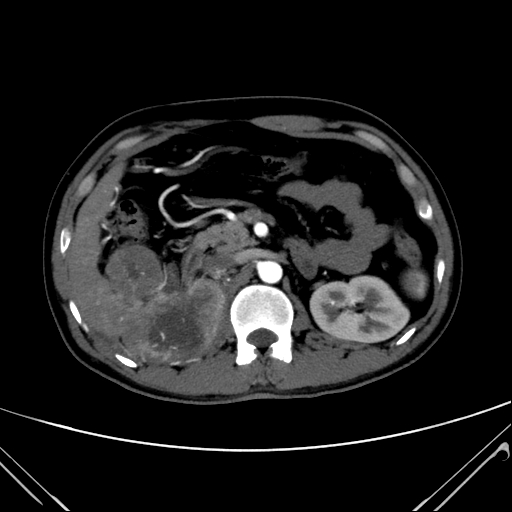
#> input picture uploads/20250602214100_cancer_3.jpg, 512 x 512 px, found by its file name
$ jupyter execute --allow-errors kidney_Cancer_Detection.ipynb   (shell and % lines are left out)
#> lines starting #> are read from the running program, lines starting #| are printed output that depends on the picture; after the words box and inside, x2 and y2 are one past the last pixel; in counts of white or black regions, pixels touching at a corner belong together; pictures that were not available may be replaced by others from this repository, and a replacement may not be noted
#> (a cell that did not finish here is left out)

[cell 2]
import os
import matplotlib.pyplot as plt
import matplotlib.image as mpimg
import random

# Define dataset paths
dataset_path = r"C:\Users\pc\Downloads\kidney-cancer\kidney-Mri\Dataset"
cancer_path = os.path.join(dataset_path, 'Cancer')
normal_path = os.path.join(dataset_path, 'Normal')

# Check if folders exist
if not os.path.exists(cancer_path) or not os.path.exists(normal_path):
    print("Error: One or both dataset folders do not exist.")
else:
    # Get unique images from each folder
    cancer_files = list(set(os.listdir(cancer_path)))  # Remove duplicates
    normal_files = list(set(os.listdir(normal_path)))  # Remove duplicates

    # Shuffle to pick random different images
    random.shuffle(cancer_files)
    random.shuffle(normal_files)

    # Select up to 4 unique images
    cancer_images = cancer_files[:4] if len(cancer_files) >= 4 else cancer_files
    normal_images = normal_files[:4] if len(normal_files) >= 4 else normal_files

    # Convert filenames to full file paths
    cancer_images = [os.path.join(cancer_path, img) for img in cancer_images]
    normal_images = [os.path.join(normal_path, img) for img in normal_images]

    # Function to display images
    # [17 lines left out: function display_images, not called in this run]

    # Display images
    display_images(normal_images, "Normal (No Cancer) Images")
    display_images(cancer_images, "Cancer Images")

    # Print total count of images
    print(f"Total 'Normal (No Cancer)' images: {len(normal_files)}")
    print(f"Total 'Cancer' images: {len(cancer_files)}")

[cell 3]
import os
import matplotlib.pyplot as plt

# Define dataset paths
no_path = r"C:\Users\pc\Downloads\kidney-cancer\kidney-Mri\Dataset\Normal"
yes_path = r"C:\Users\pc\Downloads\kidney-cancer\kidney-Mri\Dataset\Cancer"

# Count total images in each category
no_count = len(os.listdir(no_path))
yes_count = len(os.listdir(yes_path))

# Labels and sizes for the pie chart
labels = ['Normal or no cancer ', 'Cancer']
sizes = [no_count, yes_count]
colors = ['lightblue', 'lightcoral']
explode = (0.1, 0)  # Highlight the 'No Cancer' category

# Create pie chart
plt.figure(figsize=(4, 4))
plt.pie(sizes, labels=labels, autopct='%1.1f%%', colors=colors, explode=explode, shadow=True, startangle=140)
plt.title("Kidney Cancer Dataset Distribution")

# Show the chart
plt.show()
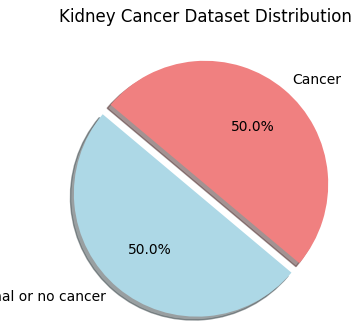
#> figure drawn by matplotlib, 1 panel
#> in load_data, image is the input picture: shape (512, 512, 3); min 0, max 255, mean 28.9

[cell 4]
# [55 lines left out: function crop_kidney_contour, not called in this run]

[cell 5]
image_path = r"C:\Users\pc\Downloads\kidney-cancer\kidney-Mri\Dataset\Cancer\Cancer (1).jpg"

#> (the rest of this cell did not finish here and is left out)

[cell 6]
import cv2
import numpy as np
from os import listdir
import os
from sklearn.utils import shuffle

def crop_kidney_contour(image, plot=False):
#> called with plot = False
    import matplotlib.pyplot as plt

    gray = cv2.cvtColor(image, cv2.COLOR_BGR2GRAY)
    blurred = cv2.GaussianBlur(gray, (5, 5), 0)
    _, thresh = cv2.threshold(blurred, 45, 255, cv2.THRESH_BINARY)
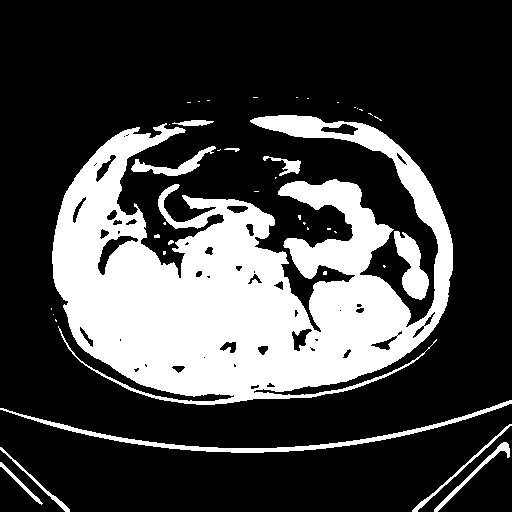
#> thresh: shape (512, 512); 26.3% white; 41 white regions (28 under 20 px), largest, box (x1, y1, x2, y2) and area: (52, 115, 453, 405) 62748, (0, 400, 512, 453) 2230, (394, 231, 429, 300) 1273

    kernel = np.ones((5, 5), np.uint8)
    thresh = cv2.erode(thresh, kernel, iterations=2)
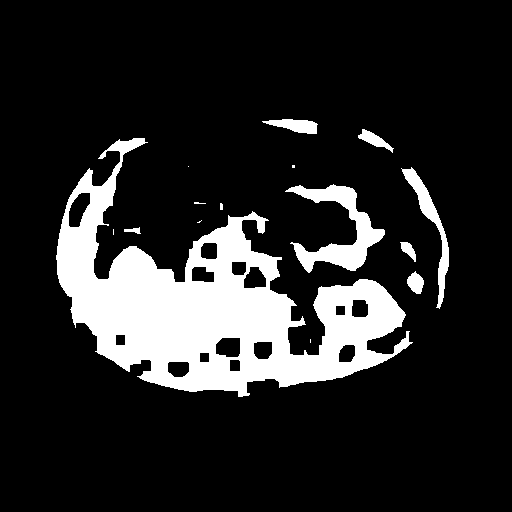
#> thresh: shape (512, 512); 15.4% white; 15 white regions (6 under 20 px), largest, box (x1, y1, x2, y2) and area: (56, 138, 413, 397) 34589, (285, 184, 385, 273) 3033, (401, 167, 449, 309) 1288
    thresh = cv2.dilate(thresh, kernel, iterations=2)
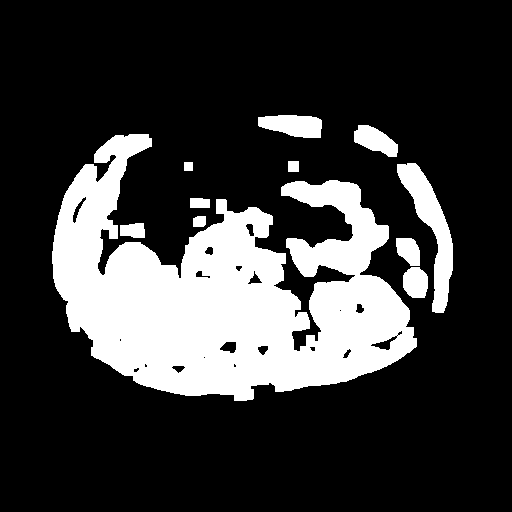
#> thresh: shape (512, 512); 22.5% white; 11 white regions

    contours, _ = cv2.findContours(thresh.copy(), cv2.RETR_EXTERNAL, cv2.CHAIN_APPROX_SIMPLE)
#> contours = 11 contours; largest, box (x1, y1, x2, y2) and area: (52, 134, 417, 401) 51895, (397, 163, 453, 313) 2771, (258, 115, 322, 138) 1061, (354, 125, 398, 157) 796, (403, 267, 428, 298) 601

    if len(contours) == 0:
        return image

    c = max(contours, key=cv2.contourArea)
#> c = contour of 846 points, box (x1, y1, x2, y2) (52, 134, 417, 401), area 51895
    x, y, w, h = cv2.boundingRect(c)
#> x = 52; y = 134; w = 365; h = 267
    cropped = image[y:y+h, x:x+w]
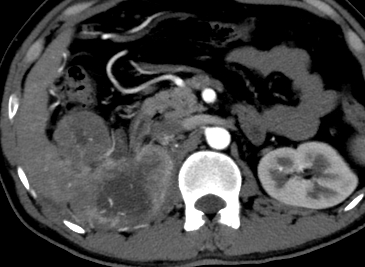
#> cropped: shape (267, 365, 3); min 0, max 255, mean 67.2

    if plot:
        plt.subplot(1, 2, 1)
        plt.imshow(cv2.cvtColor(image, cv2.COLOR_BGR2RGB))
        plt.title("Original")
        plt.subplot(1, 2, 2)
        plt.imshow(cv2.cvtColor(cropped, cv2.COLOR_BGR2RGB))
        plt.title("Cropped")
        plt.show()

    return cropped

# [33 lines left out: function load_data, not called in this run]

[cell 7]
def load_data(dir_list, image_size):
    """
    Read images, resize, and normalize them.
    Arguments:
        dir_list: list of strings representing file directories.
    Returns:
        X: A numpy array with shape = (#_examples, image_width, image_height, #_channels)
        y: A numpy array with shape = (#_examples, 1)
    """

    X = []
    y = []
    image_width, image_height = image_size

    for directory in dir_list:
        label = 1 if 'Cancer' in directory.split("\\")[-1] else 0  # Explicitly check folder name

        for filename in listdir(directory):
            image_path = directory + '\\' + filename
            image = cv2.imread(image_path)

            if image is None:
                continue

            # Crop kidney region
            image = crop_kidney_contour(image, plot=False)

            # Resize and normalize
            image = cv2.resize(image, dsize=(image_width, image_height), interpolation=cv2.INTER_AREA)
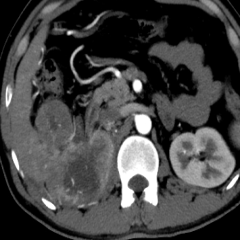
#> image: shape (240, 240, 3); min 0, max 255, mean 67.2
            image = image / 255.

            X.append(image)
            y.append([label])  # Use label based on folder name

    # Convert to numpy arrays (with memory efficiency)
    X = np.array(X, dtype=np.float32)
    y = np.array(y)

    X, y = shuffle(X, y)
#> y = [0, 1]

    print(f'Number of examples is: {len(X)}')
#| Number of examples is: 2
    print(f'X shape is: {X.shape}')
#| X shape is: (2, 240, 240, 3)
    print(f'y shape is: {y.shape}')
#| y shape is: (2, 1)

    return X, y

[cell 8]
augmented_cancer = r"C:\Users\pc\Downloads\kidney-cancer\kidney-Mri\Dataset\Cancer"
augmented_normal = r"C:\Users\pc\Downloads\kidney-cancer\kidney-Mri\Dataset\Normal"

IMG_WIDTH, IMG_HEIGHT = (240, 240)

X, y = load_data([augmented_cancer, augmented_normal], (IMG_WIDTH, IMG_HEIGHT))
#> y = [0, 1]

[cell 9]
import matplotlib.pyplot as plt
import numpy as np

def plot_sample_images(X, y, n=50):
    """
    Plots n sample images for both values of y (labels).
    Arguments:
        X: A numpy array with shape = (#_examples, image_width, image_height, #_channels)
        y: A numpy array with shape = (#_examples, 1)
    """
#> called with X = array of shape (2, 240, 240, 3), y = array of shape (2, 1), n = 30
    for label in [0, 1]:
        indices = np.argwhere(y == label).flatten()  # ✅ flatten avoids extra dimension
        selected_indices = indices[:n]
        n_images = X[selected_indices]

        columns_n = 10
        rows_n = int(np.ceil(n / columns_n))

        plt.figure(figsize=(20, 5))
        for i, img in enumerate(n_images):
            plt.subplot(rows_n, columns_n, i + 1)
            plt.imshow(img)
            plt.axis('off')

        label_str = "Cancer" if label == 1 else " ( Normal: No Cancer)"
        plt.suptitle(f"kidney Cancer: {label_str}")
        plt.tight_layout()
        plt.show()
#> this loop made 2 passes
#> selected_indices on passes 1 to 2: [0, 0], [1, 0]
#> pass 1, in plot_sample_images, `plt.show()`:
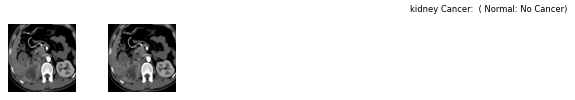
#> figure drawn by matplotlib, 2 panels
#> pass 2, in plot_sample_images, `plt.show()`:
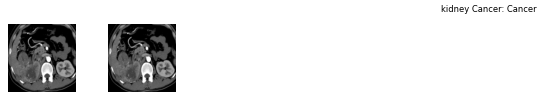
#> figure drawn by matplotlib, 2 panels

[cell 10]
plot_sample_images(X, y, n=30)  # you can reduce n to save memory

[cell 11]
from sklearn.model_selection import train_test_split

def split_data(X, y, test_size=0.2):

    """
    Splits data into training, validation, and test sets.
    """
#> called with X = array of shape (2, 240, 240, 3), y = array of shape (2, 1), test_size = 0.3
    X_train, X_test_val, y_train, y_test_val = train_test_split(X, y, test_size=test_size)
#> y_train = [1]; y_test_val = [0]
    X_test, X_val, y_test, y_val = train_test_split(X_test_val, y_test_val, test_size=0.5)

    return X_train, y_train, X_val, y_val, X_test, y_test
